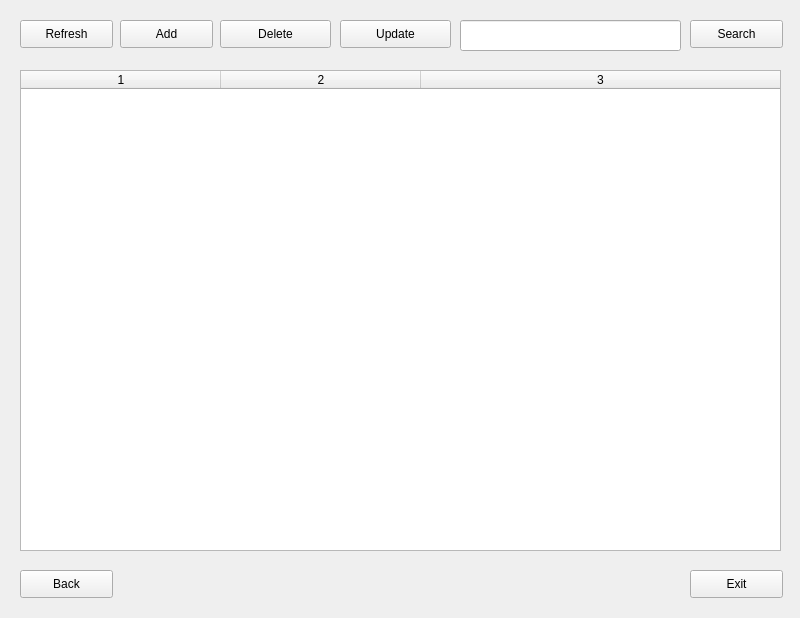
<?xml version="1.0" encoding="UTF-8"?>
<ui version="4.0">
 <class>MainWindow</class>
 <widget class="QMainWindow" name="MainWindow">
  <property name="geometry">
   <rect>
    <x>0</x>
    <y>0</y>
    <width>800</width>
    <height>618</height>
   </rect>
  </property>
  <property name="windowTitle">
   <string>MainWindow</string>
  </property>
  <widget class="QWidget" name="centralwidget">
   <widget class="QTableWidget" name="tableWidget">
    <property name="geometry">
     <rect>
      <x>20</x>
      <y>70</y>
      <width>761</width>
      <height>481</height>
     </rect>
    </property>
    <property name="sizePolicy">
     <sizepolicy hsizetype="Expanding" vsizetype="Ignored">
      <horstretch>0</horstretch>
      <verstretch>0</verstretch>
     </sizepolicy>
    </property>
    <property name="mouseTracking">
     <bool>true</bool>
    </property>
    <property name="editTriggers">
     <set>QAbstractItemView::NoEditTriggers</set>
    </property>
    <property name="selectionMode">
     <enum>QAbstractItemView::SingleSelection</enum>
    </property>
    <property name="selectionBehavior">
     <enum>QAbstractItemView::SelectRows</enum>
    </property>
    <property name="showGrid">
     <bool>true</bool>
    </property>
    <property name="wordWrap">
     <bool>true</bool>
    </property>
    <property name="rowCount">
     <number>0</number>
    </property>
    <property name="columnCount">
     <number>3</number>
    </property>
    <attribute name="horizontalHeaderVisible">
     <bool>true</bool>
    </attribute>
    <attribute name="horizontalHeaderCascadingSectionResizes">
     <bool>true</bool>
    </attribute>
    <attribute name="horizontalHeaderDefaultSectionSize">
     <number>200</number>
    </attribute>
    <attribute name="horizontalHeaderHighlightSections">
     <bool>true</bool>
    </attribute>
    <attribute name="horizontalHeaderShowSortIndicator" stdset="0">
     <bool>true</bool>
    </attribute>
    <attribute name="horizontalHeaderStretchLastSection">
     <bool>true</bool>
    </attribute>
    <attribute name="verticalHeaderCascadingSectionResizes">
     <bool>false</bool>
    </attribute>
    <column/>
    <column/>
    <column/>
   </widget>
   <widget class="QPushButton" name="addBtn">
    <property name="geometry">
     <rect>
      <x>120</x>
      <y>20</y>
      <width>93</width>
      <height>28</height>
     </rect>
    </property>
    <property name="text">
     <string>Add</string>
    </property>
   </widget>
   <widget class="QPushButton" name="deleteBtn">
    <property name="geometry">
     <rect>
      <x>220</x>
      <y>20</y>
      <width>111</width>
      <height>28</height>
     </rect>
    </property>
    <property name="text">
     <string>Delete</string>
    </property>
   </widget>
   <widget class="QPushButton" name="updateBtn">
    <property name="geometry">
     <rect>
      <x>340</x>
      <y>20</y>
      <width>111</width>
      <height>28</height>
     </rect>
    </property>
    <property name="text">
     <string>Update</string>
    </property>
   </widget>
   <widget class="QPushButton" name="searchBtn">
    <property name="geometry">
     <rect>
      <x>690</x>
      <y>20</y>
      <width>93</width>
      <height>28</height>
     </rect>
    </property>
    <property name="text">
     <string>Search</string>
    </property>
   </widget>
   <widget class="QPushButton" name="backBtn">
    <property name="geometry">
     <rect>
      <x>20</x>
      <y>570</y>
      <width>93</width>
      <height>28</height>
     </rect>
    </property>
    <property name="text">
     <string>Back</string>
    </property>
   </widget>
   <widget class="QPushButton" name="exitBtn">
    <property name="geometry">
     <rect>
      <x>690</x>
      <y>570</y>
      <width>93</width>
      <height>28</height>
     </rect>
    </property>
    <property name="text">
     <string>Exit</string>
    </property>
   </widget>
   <widget class="QPushButton" name="refreshBtn">
    <property name="geometry">
     <rect>
      <x>20</x>
      <y>20</y>
      <width>93</width>
      <height>28</height>
     </rect>
    </property>
    <property name="text">
     <string>Refresh</string>
    </property>
   </widget>
   <widget class="QLineEdit" name="txt_search">
    <property name="geometry">
     <rect>
      <x>460</x>
      <y>20</y>
      <width>221</width>
      <height>31</height>
     </rect>
    </property>
   </widget>
  </widget>
 </widget>
 <resources/>
 <connections/>
</ui>
